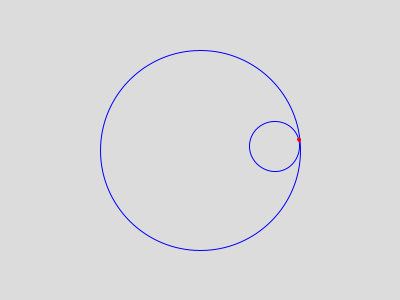
Frame 1 (no input)
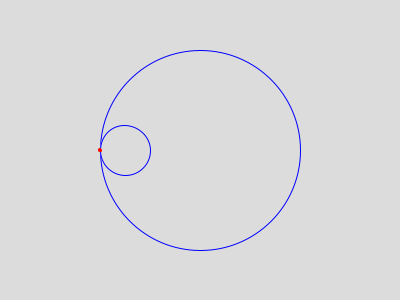
Frame 60 (the mouse pressed at the canvas centre just before this capture)
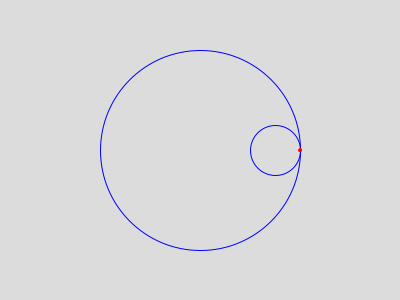
Frame 120 (the mouse held since frame 60 and released just before this capture)

The Processing sketch that drew these frames (run headless with seeded random() and noise(); from frame 60 on, the mouse is pressed at the canvas centre):

// Processing sketch: q4
// ── q4.pde
void setup() {
  size(400, 300);
  frameRate(30);
  
}

void draw() {

    background(220, 220, 220);
    
    // circulo grande
    fill(220, 220, 220);
    stroke(0, 0, 256);
    circle(200, 150, 200);
    
    
    // 120 frames = 2 pi
    // 1 frame = 2 pi / 120
    // 360 / 120 = 3
    
    
    
    // circulo pequeno
    fill(220, 220, 220);
    stroke(0, 0, 256);
    pushMatrix();
    translate(200, 150);
    rotate(radians(-frameCount * 3 % 360));
    circle(75, 0, 50);
    
    // ponto
    stroke(256,0,0);
    fill(256, 0, 0);
    pushMatrix();
    translate(75, 0);
    rotate(radians(-frameCount * 12 % 360));
    circle(25, 0, 3);
    popMatrix();
    
    popMatrix();
           
    
}
